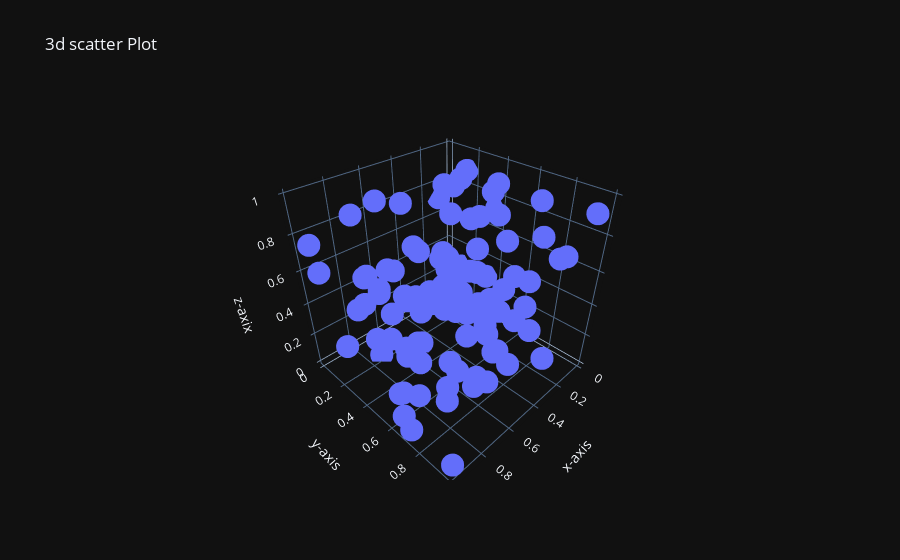

The code cell stored with this chart in its notebook:
### Code cell
a = np.random.rand(100)
b = np.random.rand(100)
c = np.random.uniform(0,1,100)
px.scatter_3d(

    x=a,
    y=b,
    z=c,
    title='3d scatter Plot',
    labels={'x':'x-axis','y':'y-axis','z':'z-axix'},
    template='plotly_dark'

)
